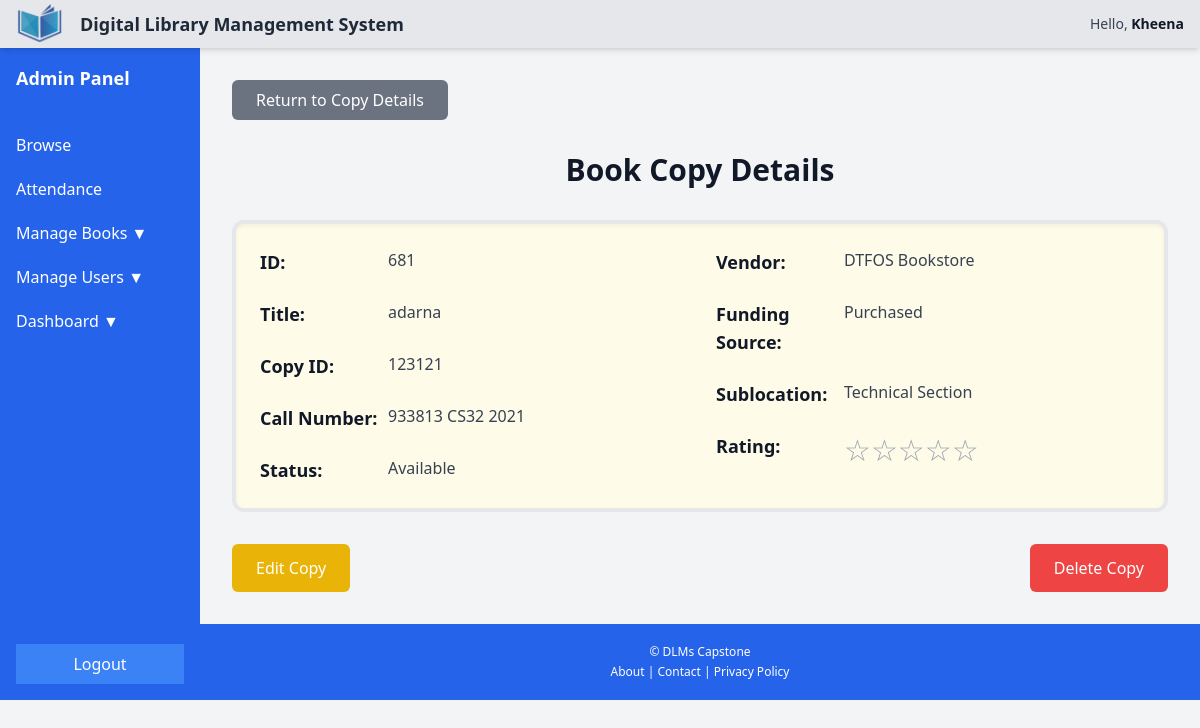
Page /dashboard/admin/ViewCopy.php?ID=681 (signed in) on the committed database.
### tables this page shows
CREATE TABLE `contact` (
  `IDno` varchar(11) NOT NULL,
  `email1` varchar(100) DEFAULT NULL,
  `con1` varchar(20) DEFAULT NULL
);

CREATE TABLE `users_info` (
  `IDno` varchar(11) NOT NULL,
  `Fname` varchar(50) DEFAULT NULL,
  `Sname` varchar(50) DEFAULT NULL,
  `Mname` varchar(50) DEFAULT NULL,
  `Ename` varchar(50) DEFAULT NULL,
  `gender` varchar(10) DEFAULT NULL,
  `photo` varchar(255) DEFAULT NULL
);

CREATE TABLE `book_copies` (
  `ID` int(11) NOT NULL,
  `book_id` varchar(50) NOT NULL,
  `copy_ID` varchar(50) NOT NULL,
  `B_title` varchar(255) NOT NULL,
  `status` enum('Available','Borrowed','Reserve') DEFAULT NULL,
  `callNumber` varchar(50) DEFAULT NULL,
  `circulationType` varchar(50) DEFAULT NULL,
  `dateAcquired` date DEFAULT NULL,
  `description1` text DEFAULT NULL,
  `description2` text DEFAULT NULL,
  `description3` text DEFAULT NULL,
  `number1` int(11) DEFAULT NULL,
  `number2` int(11) DEFAULT NULL,
  `number3` int(11) DEFAULT NULL,
  `Sublocation` varchar(100) DEFAULT NULL,
  `vendor` varchar(100) DEFAULT NULL,
  `fundingSource` varchar(100) DEFAULT NULL,
  `rating` int(11) NOT NULL DEFAULT 0,
  `note` varchar(50) NOT NULL
);

### dashboard/config.php (called while the page is built, shortened)
<?php
$db_host = 'localhost';
$db_username = 'root';
$db_password = '';
$db_name = 'dlms';
$conn = mysqli_connect($db_host, $db_username, $db_password, $db_name);
$idno = isset($_SESSION['admin']) ? $_SESSION['admin']['IDno'] :
       (isset($_SESSION['student']) ? $_SESSION['student']['IDno'] : $_SESSION['librarian']['IDno']);
$combinedQuery = "
    SELECT
        contact.email1, contact.con1,
        address.municipality, address.barangay, address.province, address.DOB,
        users_info.Fname, users_info.Sname, users_info.IDno, users_info.Mname, users_info.Ename, users_info.gender, users_info.photo,
        user_details.college, user_details.course, user_details.yrLVL, user_details.A_LVL, user_details.status
    FROM contact
    JOIN address ON contact.IDno = address.IDno
    JOIN users_info ON contact.IDno = users_info.IDno
    JOIN user_details ON contact.IDno = user_details.IDno
    WHERE contact.IDno = ?
";
$stmt = $conn->prepare($combinedQuery);
$stmt->bind_param("s", $idno);
$stmt->execute();
$result = $stmt->get_result();
$userData = $result->fetch_assoc();
?>

### dashboard/admin/viewcopy.php (the view, shortened to what this page needs)
<?php
include '../config.php';
$ID = isset($_GET['ID']) ? $_GET['ID'] : '';
$sql = "SELECT * FROM book_copies WHERE ID = ?";
$stmt = $conn->prepare($sql);
$stmt->bind_param("s", $ID);
$stmt->execute();
$result = $stmt->get_result();
if (!$result) {
    $message = "Error retrieving copy details: " . $conn->error;
    $message_type = "danger";
} elseif ($result->num_rows == 0) {
    $message = "No copy found with the specified ID.";
    $message_type = "warning";
    $copy_data = [];
} else {
    $copy_data = $result->fetch_assoc();
}
?>
<!DOCTYPE html>
<html lang="en">
<head>
    <script src="https://cdn.tailwindcss.com"></script>
</head>
<body class="flex flex-col min-h-screen bg-gray-100 text-gray-900">
    <?php include 'include/header.php'; ?>
    <main class="flex">
        <?php include 'include/sidebar.php'; ?>
        <div class="flex-grow">
            <div class="p-8">
                <a href="BookList.php?title=<?php echo urlencode($copy_data['B_title']); ?>&ID=<?php echo urlencode($copy_data['ID']); ?>"
                    class="bg-gray-500 text-white py-2 px-6 rounded-md hover:bg-gray-600 mb-8 inline-block">
                    Return to Copy Details
                </a>
                <h2 class="text-3xl font-bold text-center mb-8">Book Copy Details</h2>
                <?php if (!empty($copy_data)): ?>
                <div class="book-page p-6 bg-yellow-50 border-4 border-gray-200 rounded-xl shadow-inner">
                    <div class="grid grid-cols-1 md:grid-cols-2 gap-8">
                        <div class="space-y-6">
                            <div class="flex">
                                <div class="font-semibold text-lg w-32">ID:</div>
                                <div class="text-gray-700 flex-grow">
                                    <?php echo htmlspecialchars($copy_data['ID']); ?>
                                </div>
                            </div>
                            <div class="flex">
                                <div class="font-semibold text-lg w-32">Title:</div>
                                <div class="text-gray-700 flex-grow">
                                    <?php echo htmlspecialchars($copy_data['B_title']); ?>
                                </div>
                            </div>
                            <div class="flex">
                                <div class="font-semibold text-lg w-32">Copy ID:</div>
                                <div class="text-gray-700 flex-grow">
                                    <?php echo htmlspecialchars($copy_data['copy_ID']); ?>
                                </div>
                            </div>
                            <div class="flex">
                                <div class="font-semibold text-lg w-32">Call Number:</div>
                                <div class="text-gray-700 flex-grow">
                                    <?php echo htmlspecialchars($copy_data['callNumber']); ?>
                                </div>
                            </div>
                            <div class="flex">
                                <div class="font-semibold text-lg w-32">Status:</div>
                                <div class="text-gray-700 flex-grow">
                                    <?php echo htmlspecialchars($copy_data['status']); ?>
                                </div>
                            </div>
                        </div>
                        <div class="space-y-6">
                            <div class="flex">
                                <div class="font-semibold text-lg w-32">Vendor:</div>
                                <div class="text-gray-700 flex-grow">
                                    <?php echo htmlspecialchars($copy_data['vendor']); ?>
                                </div>
                            </div>
                            <div class="flex">
                                <div class="font-semibold text-lg w-32">Funding Source:</div>
                                <div class="text-gray-700 flex-grow">
                                    <?php echo htmlspecialchars($copy_data['fundingSource']); ?>
                                </div>
                            </div>
                            <div class="flex">
                                <div class="font-semibold text-lg w-32">Sublocation:</div>
                                <div class="text-gray-700 flex-grow">
                                    <?php echo htmlspecialchars($copy_data['Sublocation']); ?>
                                </div>
                            </div>
                            <div class="flex">
  <div class="font-semibold text-lg w-32">Rating:</div>
  <div class="text-gray-700 flex-grow">
    <?php
    $rating = (int) $copy_data['rating'];
    $maxStars = 5;
    for ($i = 1; $i <= $maxStars; $i++) {
        if ($i <= $rating) {
            $starColor = match ($rating) {
                5 => 'text-green-500',
                4 => 'text-blue-500',
                3 => 'text-yellow-400',
                2 => 'text-orange-500',
                1 => 'text-red-500',
                default => 'text-gray-400',
            };
            echo "<span class='{$starColor} text-3xl'>&#9733;</span>";
        } else {
            echo '<span class="text-gray-400 text-3xl">&#9734;</span>';
        }
    }
    ?>
  </div>
</div>
                        </div>
                    </div>
                </div>
                <div class="mt-8 flex justify-between">
                    <a href="include/edit_copy.php?ID=<?php echo urlencode($copy_data['ID']); ?>"
                        class="bg-yellow-500 text-white py-3 px-6 rounded-md hover:bg-yellow-600">
                        Edit Copy
                    </a>
                    <a href="include/delete_copy.php?ID=<?php echo urlencode($copy_data['ID']); ?>"
                        class="bg-red-500 text-white py-3 px-6 rounded-md hover:bg-red-600">
                        Delete Copy
                    </a>
                </div>
                </div>
                <?php endif; ?>
                <footer class="bg-blue-600 text-white p-4 mt-auto">
                    <?php include 'include/footer.php'; ?>
                </footer>
            </div>
    </main>
</body>
</html>

### dashboard/admin/include/header.php
<div class="flex sticky top-0 shadow-md z-10 items-center justify-between bg-gray-200 w-full h-[3rem] shadow-md">
    <div class="flex items-center">
        <a href="#">
            <img src="../../Registration/pic/logo wu.png" alt="Logo" class="w-12 m-4">
        </a>
        <strong class="text-lg font-semibold text-gray-800">
            Digital Library Management System
        </strong>
    </div>
    <div class="flex items-center space-x-4 m-4">
        <?php if ($userData): ?>
            <span class="text-sm text-gray-700 font-medium">Hello,
                <strong class="text-gray-900"><?php echo htmlspecialchars($userData['Fname']); ?></strong>
            </span>
        <?php else: ?>
            <span class="text-sm text-gray-700 font-medium">Hello, <strong class="text-gray-900">Guest</strong></span>
        <?php endif; ?>
    </div>
</div>

### rows in the picture
contact: IDno.Fname "Kheena"
book_copies: ID "681", B_title "adarna", copy_ID "123121", callNumber "933813 CS32 2021", status "Available", vendor "DTFOS Bookstore", fundingSource "Purchased", Sublocation "Technical Section", rating 0 (drawn)
